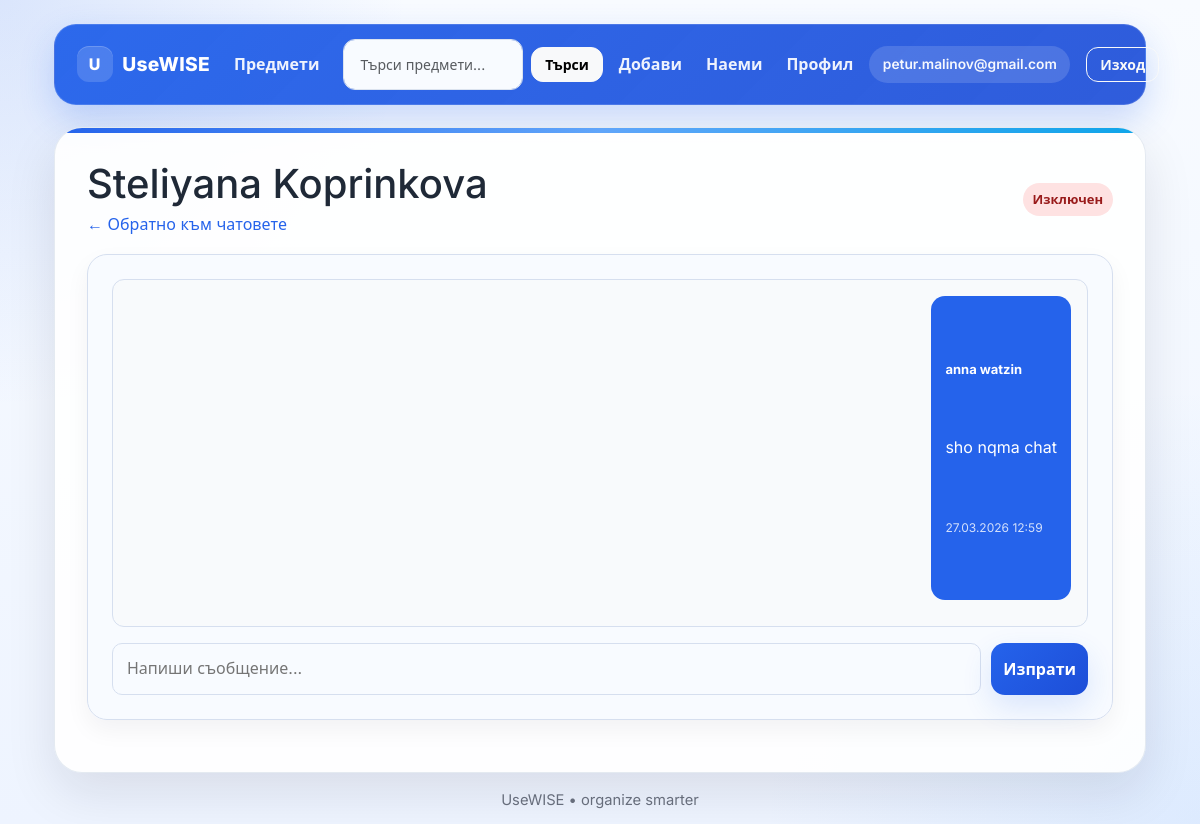
Page /chat/room/1/ (signed in) on the earlier database version.
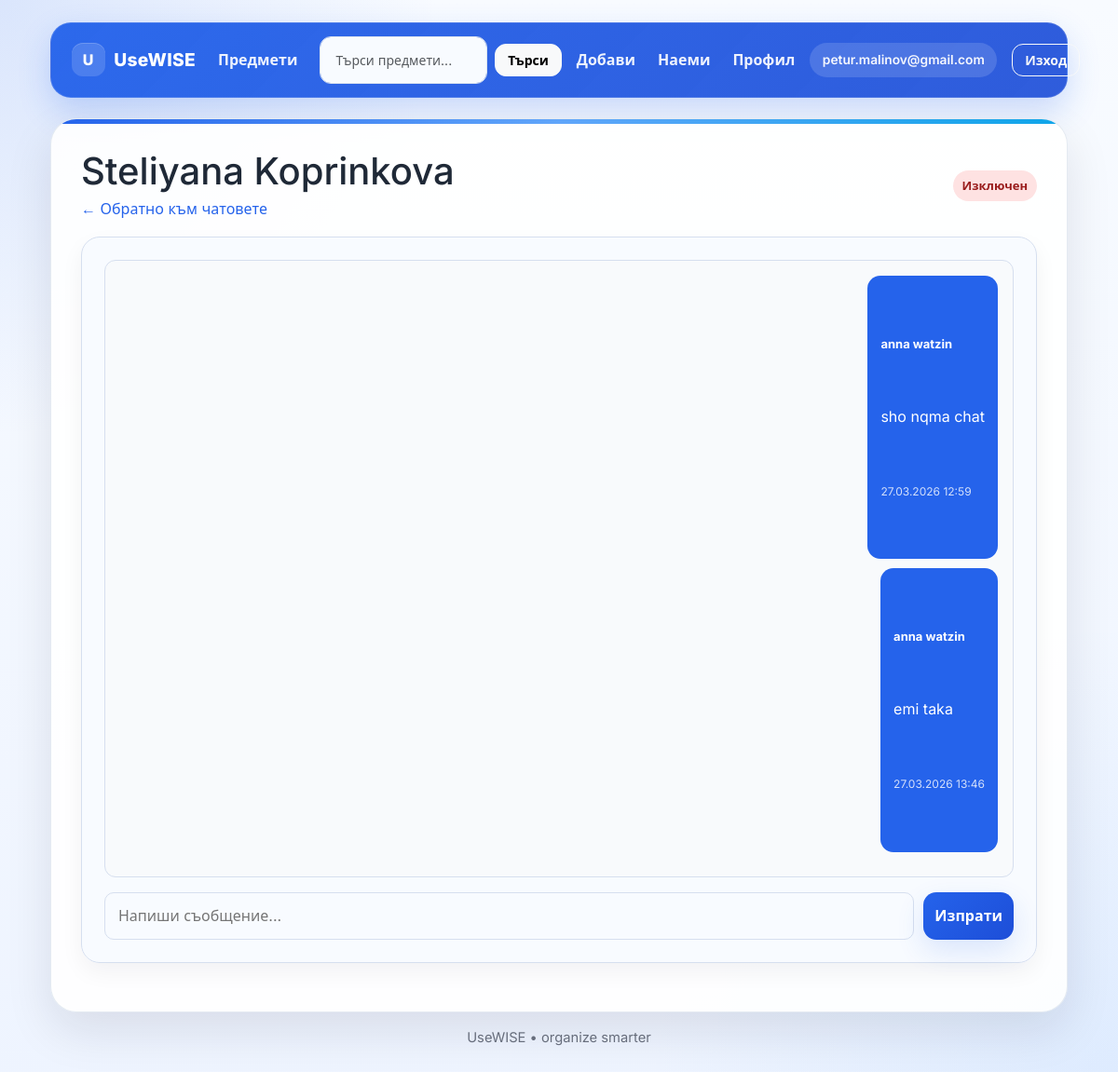
Same page on the later database version.
### chat/models.py (models this page shows, shortened)
class ChatMessage(models.Model):
    friendship = models.ForeignKey(
        Friendship,
        on_delete=models.CASCADE,
        related_name="messages",
    )
    sender = models.ForeignKey(
        settings.AUTH_USER_MODEL,
        on_delete=models.CASCADE,
        related_name="chat_messages_sent",
    )
    body = models.TextField(max_length=2000)
    created_at = models.DateTimeField(auto_now_add=True)
    class Meta:
        ordering = ["created_at"]

### accounts/models.py (models this page shows, shortened)
class User(AbstractUser):
    email = models.EmailField(_("имейл"), unique=True)
    phone = models.CharField(_("телефонен номер"), max_length=20, unique=True)
    country = models.CharField(_("държава"), max_length=100)
    city_or_village = models.CharField(_("град/село"), max_length=100)
    USERNAME_FIELD = "email"
    EMAIL_FIELD = "email"
    REQUIRED_FIELDS = ["first_name", "last_name", "phone", "country", "city_or_village"]
    objects = UserManager()

### chat/views.py (the view)
# urls.py: path("room/<int:friendship_id>/", views.chat_room, name="room"),
@login_required
def chat_room(request, friendship_id):
    friendship = get_object_or_404(
        Friendship.objects.select_related("from_user", "to_user"),
        pk=friendship_id,
        status=Friendship.Status.ACCEPTED,
    )
    if request.user.pk not in (friendship.from_user_id, friendship.to_user_id):
        raise PermissionDenied()
    chat_messages = list(
        ChatMessage.objects.filter(friendship=friendship)
        .select_related("sender")
        .order_by("-created_at")[:200]
    )
    chat_messages.reverse()
    return render(
        request,
        "chat/room.html",
        {
            "friendship": friendship,
            "other_user": friendship.other_user(request.user),
            "chat_messages": chat_messages,
        },
    )

### chat/models.py (called while the page is built)
    def other_user(self, user):
        return self.to_user if user.pk == self.from_user_id else self.from_user

### chat/templates/chat/room.html (shortened to what this page needs)
{% extends "base.html" %}
{% block content %}
<div class="chat-room-header">
  <div>
    <h1 class="chat-room-title">{{ other_user.get_full_name|default:other_user.email }}</h1>
    <a class="chat-back" href="{% url 'chat:list' %}">&larr; Обратно към чатовете</a>
  </div>
  <span class="chat-status" id="ws-status">Свързване...</span>
</div>
<section class="card">
  <div class="chat-log" id="chat-log">
    {% for m in chat_messages %}
      <div class="chat-row {% if m.sender_id == user.id %}me{% else %}them{% endif %}">
        <div class="chat-bubble {% if m.sender_id == user.id %}me{% else %}them{% endif %}">
          <div class="chat-author">{{ m.sender.get_full_name|default:m.sender.email }}</div>
          <div>{{ m.body|linebreaksbr }}</div>
          <div class="chat-meta">{{ m.created_at|date:"d.m.Y H:i" }}</div>
        </div>
      </div>
    {% empty %}
      <p class="chat-empty" id="empty-hint">Още няма съобщения. Напиши първото.</p>
    {% endfor %}
  </div>
  <form id="chat-form" class="chat-compose" autocomplete="off">
    <input id="chat-input" type="text" maxlength="2000" placeholder="Напиши съобщение..." required />
    <button type="submit" class="btn btn-primary">Изпрати</button>
  </form>
</section>
{% endblock %}

Differences in the rows shown:
added ChatMessage: sender.get_full_name "anna watzin", body "emi taka", created_at "27.03.2026 13:46"
